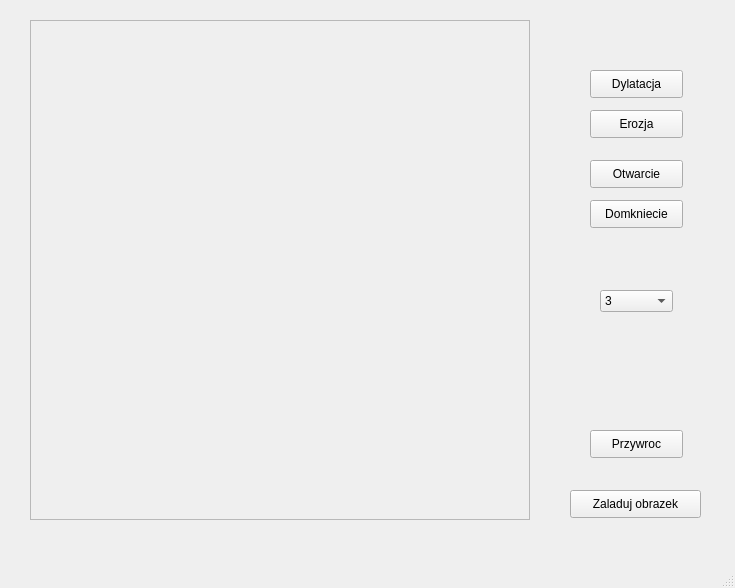
<?xml version="1.0" encoding="UTF-8"?>
<ui version="4.0">
 <class>MyWindow</class>
 <widget class="QMainWindow" name="MyWindow">
  <property name="geometry">
   <rect>
    <x>0</x>
    <y>0</y>
    <width>735</width>
    <height>588</height>
   </rect>
  </property>
  <property name="windowTitle">
   <string>MyWindow</string>
  </property>
  <widget class="QWidget" name="centralWidget">
   <widget class="QFrame" name="rysujFrame">
    <property name="geometry">
     <rect>
      <x>30</x>
      <y>20</y>
      <width>500</width>
      <height>500</height>
     </rect>
    </property>
    <property name="frameShape">
     <enum>QFrame::StyledPanel</enum>
    </property>
    <property name="frameShadow">
     <enum>QFrame::Raised</enum>
    </property>
   </widget>
   <widget class="QPushButton" name="pushButton">
    <property name="geometry">
     <rect>
      <x>570</x>
      <y>490</y>
      <width>131</width>
      <height>28</height>
     </rect>
    </property>
    <property name="text">
     <string>Zaladuj obrazek</string>
    </property>
   </widget>
   <widget class="QPushButton" name="pushButton_2">
    <property name="geometry">
     <rect>
      <x>590</x>
      <y>430</y>
      <width>93</width>
      <height>28</height>
     </rect>
    </property>
    <property name="text">
     <string>Przywroc</string>
    </property>
   </widget>
   <widget class="QPushButton" name="pushButton_3">
    <property name="geometry">
     <rect>
      <x>590</x>
      <y>70</y>
      <width>93</width>
      <height>28</height>
     </rect>
    </property>
    <property name="text">
     <string>Dylatacja</string>
    </property>
   </widget>
   <widget class="QComboBox" name="comboBox">
    <property name="geometry">
     <rect>
      <x>600</x>
      <y>290</y>
      <width>73</width>
      <height>22</height>
     </rect>
    </property>
    <item>
     <property name="text">
      <string>3</string>
     </property>
    </item>
    <item>
     <property name="text">
      <string>5</string>
     </property>
    </item>
    <item>
     <property name="text">
      <string>7</string>
     </property>
    </item>
    <item>
     <property name="text">
      <string>9</string>
     </property>
    </item>
    <item>
     <property name="text">
      <string>11</string>
     </property>
    </item>
    <item>
     <property name="text">
      <string>13</string>
     </property>
    </item>
    <item>
     <property name="text">
      <string>15</string>
     </property>
    </item>
    <item>
     <property name="text">
      <string>17</string>
     </property>
    </item>
    <item>
     <property name="text">
      <string>19</string>
     </property>
    </item>
   </widget>
   <widget class="QPushButton" name="pushButton_4">
    <property name="geometry">
     <rect>
      <x>590</x>
      <y>110</y>
      <width>93</width>
      <height>28</height>
     </rect>
    </property>
    <property name="text">
     <string>Erozja</string>
    </property>
   </widget>
   <widget class="QPushButton" name="pushButton_5">
    <property name="geometry">
     <rect>
      <x>590</x>
      <y>160</y>
      <width>93</width>
      <height>28</height>
     </rect>
    </property>
    <property name="text">
     <string>Otwarcie</string>
    </property>
   </widget>
   <widget class="QPushButton" name="pushButton_6">
    <property name="geometry">
     <rect>
      <x>590</x>
      <y>200</y>
      <width>93</width>
      <height>28</height>
     </rect>
    </property>
    <property name="text">
     <string>Domkniecie</string>
    </property>
   </widget>
  </widget>
  <widget class="QMenuBar" name="menuBar">
   <property name="geometry">
    <rect>
     <x>0</x>
     <y>0</y>
     <width>735</width>
     <height>26</height>
    </rect>
   </property>
  </widget>
  <widget class="QStatusBar" name="statusBar"/>
 </widget>
 <layoutdefault spacing="6" margin="11"/>
 <resources/>
 <connections/>
</ui>
